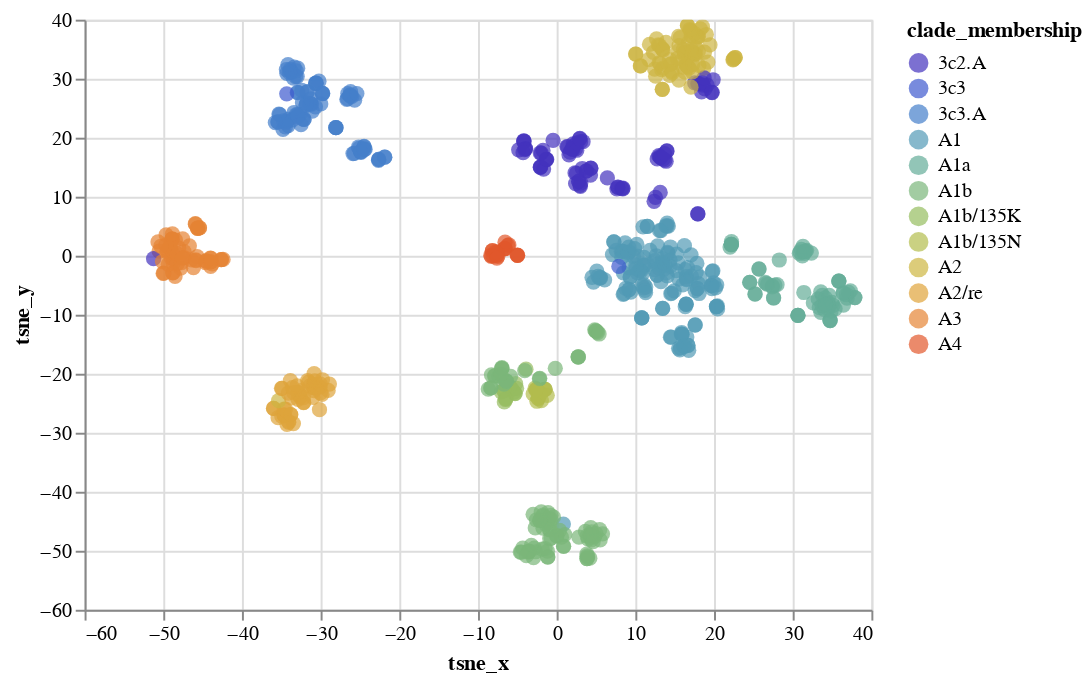

The notebook cell this image was saved under:
### Code cell
domain =  sorted(merged_tsne_df_concatenated["clade_membership"].drop_duplicates().values)
if -1 in domain:
    range_ = ["#999999"] + colors[len(domain)-1:len(domain)].dropna(axis=1).values.tolist()[0]
else: 
    range_ = colors[len(domain):len(domain)+1].dropna(axis=1).values.tolist()[0]
scatterplot_with_tooltip_interactive(merged_tsne_df_concatenated,'tsne_x','tsne_y','tsne_x','tsne_y',['strain', "clade_membership"],'clade_membership:N', domain, range_)

### Figure 1 — Vega-Lite specification as saved in the notebook (floating-point values rounded to 4 significant figures; data arrays with more than 128 entries replaced by an {"elided": "..."} marker saying what was removed)
{"config": {"view": {"continuousWidth": 400, "continuousHeight": 300}}, "data": {"name": "data-1eeefa58293001abf6510cf7b0a162b7"}, "mark": {"type": "circle", "size": 60}, "encoding": {"color": {"type": "nominal", "field": "clade_membership", "scale": {"domain": ["3c2.A", "3c3", "3c3.A", "A1", "A1a", "A1b", "A1b/135K", "A1b/135N", "A2", "A2/re", "A3", "A4"], "range": ["#4433BE", "#3E5ACF", "#457FCB", "#529AB6", "#64AD98", "#7BB77A", "#96BD60", "#B3BD4D", "#CDB642", "#DFA43B", "#E68434", "#E2582C", "#DB2823"]}}, "tooltip": [{"type": "nominal", "field": "strain"}, {"type": "nominal", "field": "clade_membership"}], "x": {"type": "quantitative", "field": "tsne_x", "title": "tsne_x"}, "y": {"type": "quantitative", "field": "tsne_y", "title": "tsne_y"}}, "selection": {"selector033": {"type": "interval", "bind": "scales", "encodings": ["x", "y"]}}, "$schema": "https://vega.github.io/schema/vega-lite/v4.8.1.json", "datasets": {"data-1eeefa58293001abf6510cf7b0a162b7": {"elided": "744 records"}}}
